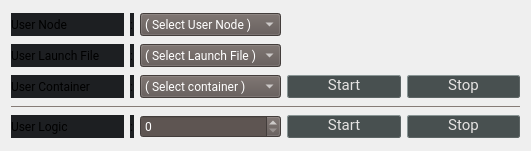
         <widget class="QWidget" name="statusIntBallValues0_7" native="true">
          <property name="geometry">
           <rect>
            <x>20</x>
            <y>140</y>
            <width>531</width>
            <height>151</height>
           </rect>
          </property>
          <property name="sizePolicy">
           <sizepolicy hsizetype="Preferred" vsizetype="MinimumExpanding">
            <horstretch>0</horstretch>
            <verstretch>0</verstretch>
           </sizepolicy>
          </property>
          <property name="font">
           <font>
            <family>Roboto</family>
           </font>
          </property>
          <property name="styleSheet">
           <string notr="true">QGroupBox {
  border: 0;
  font-size: 20px;
  background-color: rgb(29, 31, 34);
  margin-top: 25px;
}
QLabel {
    background-color: rgb(29, 31, 34);
}
QSpinBox, QComboBox {
  background-color: rgb(94, 85, 82);
  color: rgb(255, 255, 255);
}
QDoubleSpinBox:disabled, QComboBox:disabled {
  background-color: rgb(49, 51, 54);
  color: rgb(94, 85, 82);
}
QToolButton {
  background-color: rgb(29, 31, 34);
}
QToolButton:pressed {
  background-color: rgb(74, 65, 62);
}</string>
          </property>
          <layout class="QGridLayout" name="gridLayout_40">
           <property name="bottomMargin">
            <number>9</number>
           </property>
           <item row="4" column="1">
            <widget class="QLabel" name="labelSplitter_66">
             <property name="minimumSize">
              <size>
               <width>4</width>
               <height>0</height>
              </size>
             </property>
             <property name="maximumSize">
              <size>
               <width>4</width>
               <height>16777215</height>
              </size>
             </property>
             <property name="font">
              <font>
               <family>Roboto</family>
              </font>
             </property>
             <property name="text">
              <string>:</string>
             </property>
            </widget>
           </item>
           <item row="1" column="1">
            <widget class="QLabel" name="labelSplitter_65">
             <property name="minimumSize">
              <size>
               <width>4</width>
               <height>0</height>
              </size>
             </property>
             <property name="maximumSize">
              <size>
               <width>4</width>
               <height>16777215</height>
              </size>
             </property>
             <property name="font">
              <font>
               <family>Roboto</family>
              </font>
             </property>
             <property name="text">
              <string>:</string>
             </property>
            </widget>
           </item>
           <item row="0" column="0">
            <widget class="QLabel" name="labelUserNode">
             <property name="font">
              <font>
               <family>Roboto</family>
              </font>
             </property>
             <property name="text">
              <string>User Node</string>
             </property>
            </widget>
           </item>
           <item row="2" column="2">
            <widget class="QComboBox" name="controlUserImageCommandComboBox">
             <property name="font">
              <font>
               <family>Roboto</family>
              </font>
             </property>
             <property name="styleSheet">
              <string notr="true">background-color: rgb(94, 85, 82);
color: rgb(255, 255, 255);</string>
             </property>
             <item>
              <property name="text">
               <string>( Select container )</string>
              </property>
             </item>
            </widget>
           </item>
           <item row="4" column="0">
            <widget class="QLabel" name="labelUserLogic">
             <property name="font">
              <font>
               <family>Roboto</family>
              </font>
             </property>
             <property name="text">
              <string>User Logic</string>
             </property>
            </widget>
           </item>
           <item row="1" column="2">
            <widget class="QComboBox" name="controlUserLaunchFileCommandComboBox">
             <property name="font">
              <font>
               <family>Roboto</family>
              </font>
             </property>
             <property name="styleSheet">
              <string notr="true">background-color: rgb(94, 85, 82);
color: rgb(255, 255, 255);</string>
             </property>
             <item>
              <property name="text">
               <string>( Select Launch File )</string>
              </property>
             </item>
            </widget>
           </item>
           <item row="2" column="0">
            <widget class="QLabel" name="labelContainerImage">
             <property name="font">
              <font>
               <family>Roboto</family>
              </font>
             </property>
             <property name="text">
              <string>User Container</string>
             </property>
            </widget>
           </item>
           <item row="1" column="0">
            <widget class="QLabel" name="labelUserLaunchFile">
             <property name="font">
              <font>
               <family>Roboto</family>
              </font>
             </property>
             <property name="text">
              <string>User Launch File</string>
             </property>
            </widget>
           </item>
           <item row="4" column="3">
            <widget class="intball::CommandButton" name="pushButtonUserLogicStart">
             <property name="font">
              <font>
               <family>Roboto</family>
               <pointsize>11</pointsize>
               <weight>50</weight>
               <bold>false</bold>
              </font>
             </property>
             <property name="styleSheet">
              <string notr="true">QPushButton {
  background-color: rgb(72, 80, 80);
  color: rgb(229, 227, 226);
  padding-bottom: 3px;
  border-radius: 2px;
  border: 1px outset rgb(92, 100, 100);
}
QPushButton:pressed {
  background-color: rgb(92, 100, 100);
  color: rgb(255, 255, 255);
  padding-bottom: 3px;
  border-radius: 2px;
  border: 1px outset rgb(92, 100, 100);
}
QPushButton:disabled {
  background-color: rgb(112, 120, 120);
  color: rgb(180, 180, 180);
  padding-bottom: 3px;
  border-radius: 2px;
  border: 1px outset rgb(112, 120, 120);
}</string>
             </property>
             <property name="text">
              <string>Start</string>
             </property>
            </widget>
           </item>
           <item row="4" column="2">
            <widget class="QSpinBox" name="spinBoxLogicId">
             <property name="font">
              <font>
               <family>Roboto</family>
              </font>
             </property>
             <property name="specialValueText">
              <string/>
             </property>
            </widget>
           </item>
           <item row="0" column="2">
            <widget class="QComboBox" name="controlUserNodeCommandComboBox">
             <property name="font">
              <font>
               <family>Roboto</family>
              </font>
             </property>
             <property name="styleSheet">
              <string notr="true">background-color: rgb(94, 85, 82);
color: rgb(255, 255, 255);</string>
             </property>
             <item>
              <property name="text">
               <string>( Select User Node )</string>
              </property>
             </item>
            </widget>
           </item>
           <item row="2" column="3">
            <widget class="intball::CommandButton" name="pushButtonUserNodeStart">
             <property name="font">
              <font>
               <family>Roboto</family>
               <pointsize>11</pointsize>
               <weight>50</weight>
               <bold>false</bold>
              </font>
             </property>
             <property name="styleSheet">
              <string notr="true">QPushButton {
  background-color: rgb(72, 80, 80);
  color: rgb(229, 227, 226);
  padding-bottom: 3px;
  border-radius: 2px;
  border: 1px outset rgb(92, 100, 100);
}
QPushButton:pressed {
  background-color: rgb(92, 100, 100);
  color: rgb(255, 255, 255);
  padding-bottom: 3px;
  border-radius: 2px;
  border: 1px outset rgb(92, 100, 100);
}
QPushButton:disabled {
  background-color: rgb(112, 120, 120);
  color: rgb(180, 180, 180);
  padding-bottom: 3px;
  border-radius: 2px;
  border: 1px outset rgb(112, 120, 120);
}</string>
             </property>
             <property name="text">
              <string>Start</string>
             </property>
            </widget>
           </item>
           <item row="0" column="1">
            <widget class="QLabel" name="labelSplitter_63">
             <property name="minimumSize">
              <size>
               <width>4</width>
               <height>0</height>
              </size>
             </property>
             <property name="maximumSize">
              <size>
               <width>4</width>
               <height>16777215</height>
              </size>
             </property>
             <property name="font">
              <font>
               <family>Roboto</family>
              </font>
             </property>
             <property name="text">
              <string>:</string>
             </property>
            </widget>
           </item>
           <item row="2" column="1">
            <widget class="QLabel" name="labelSplitter_62">
             <property name="minimumSize">
              <size>
               <width>4</width>
               <height>0</height>
              </size>
             </property>
             <property name="maximumSize">
              <size>
               <width>4</width>
               <height>16777215</height>
              </size>
             </property>
             <property name="font">
              <font>
               <family>Roboto</family>
              </font>
             </property>
             <property name="text">
              <string>:</string>
             </property>
            </widget>
           </item>
           <item row="4" column="4">
            <widget class="intball::CommandButton" name="pushButtonUserLogicStop">
             <property name="font">
              <font>
               <family>Roboto</family>
               <pointsize>11</pointsize>
               <weight>50</weight>
               <bold>false</bold>
              </font>
             </property>
             <property name="styleSheet">
              <string notr="true">QPushButton {
  background-color: rgb(72, 80, 80);
  color: rgb(229, 227, 226);
  padding-bottom: 3px;
  border-radius: 2px;
  border: 1px outset rgb(92, 100, 100);
}
QPushButton:pressed {
  background-color: rgb(92, 100, 100);
  color: rgb(255, 255, 255);
  padding-bottom: 3px;
  border-radius: 2px;
  border: 1px outset rgb(92, 100, 100);
}
QPushButton:disabled {
  background-color: rgb(112, 120, 120);
  color: rgb(180, 180, 180);
  padding-bottom: 3px;
  border-radius: 2px;
  border: 1px outset rgb(112, 120, 120);
}</string>
             </property>
             <property name="text">
              <string>Stop</string>
             </property>
            </widget>
           </item>
           <item row="2" column="4">
            <widget class="intball::CommandButton" name="pushButtonUserNodeStop">
             <property name="font">
              <font>
               <family>Roboto</family>
               <pointsize>11</pointsize>
               <weight>50</weight>
               <bold>false</bold>
              </font>
             </property>
             <property name="styleSheet">
              <string notr="true">QPushButton {
  background-color: rgb(72, 80, 80);
  color: rgb(229, 227, 226);
  padding-bottom: 3px;
  border-radius: 2px;
  border: 1px outset rgb(92, 100, 100);
}
QPushButton:pressed {
  background-color: rgb(92, 100, 100);
  color: rgb(255, 255, 255);
  padding-bottom: 3px;
  border-radius: 2px;
  border: 1px outset rgb(92, 100, 100);
}
QPushButton:disabled {
  background-color: rgb(112, 120, 120);
  color: rgb(180, 180, 180);
  padding-bottom: 3px;
  border-radius: 2px;
  border: 1px outset rgb(112, 120, 120);
}</string>
             </property>
             <property name="text">
              <string>Stop</string>
             </property>
            </widget>
           </item>
           <item row="3" column="0" colspan="5">
            <widget class="Line" name="lineUserLogic">
             <property name="sizePolicy">
              <sizepolicy hsizetype="Expanding" vsizetype="Expanding">
               <horstretch>0</horstretch>
               <verstretch>0</verstretch>
              </sizepolicy>
             </property>
             <property name="minimumSize">
              <size>
               <width>100</width>
               <height>1</height>
              </size>
             </property>
             <property name="maximumSize">
              <size>
               <width>16777215</width>
               <height>1</height>
              </size>
             </property>
             <property name="font">
              <font>
               <family>Roboto</family>
              </font>
             </property>
             <property name="styleSheet">
              <string notr="true">background-color: rgb(134, 124, 119);
border: 0;</string>
             </property>
             <property name="frameShadow">
              <enum>QFrame::Plain</enum>
             </property>
             <property name="lineWidth">
              <number>1</number>
             </property>
             <property name="orientation">
              <enum>Qt::Horizontal</enum>
             </property>
            </widget>
           </item>
          </layout>
         </widget>
